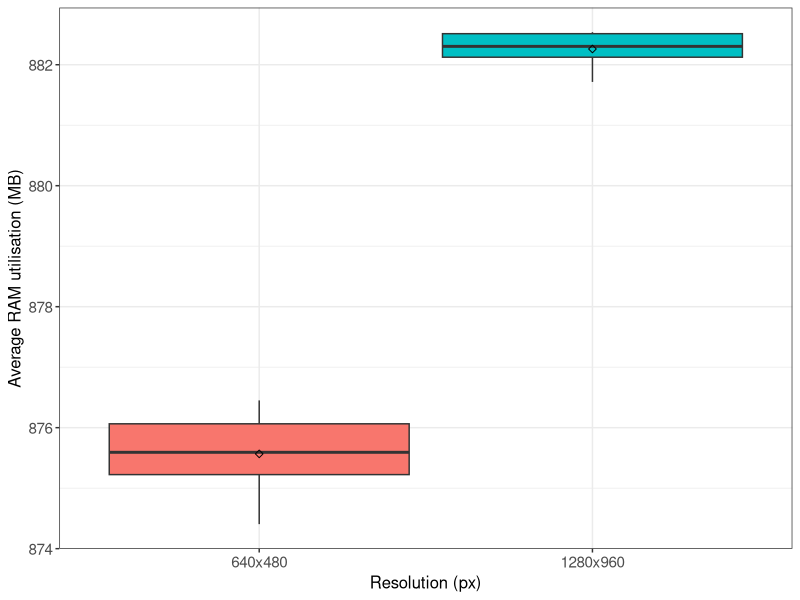
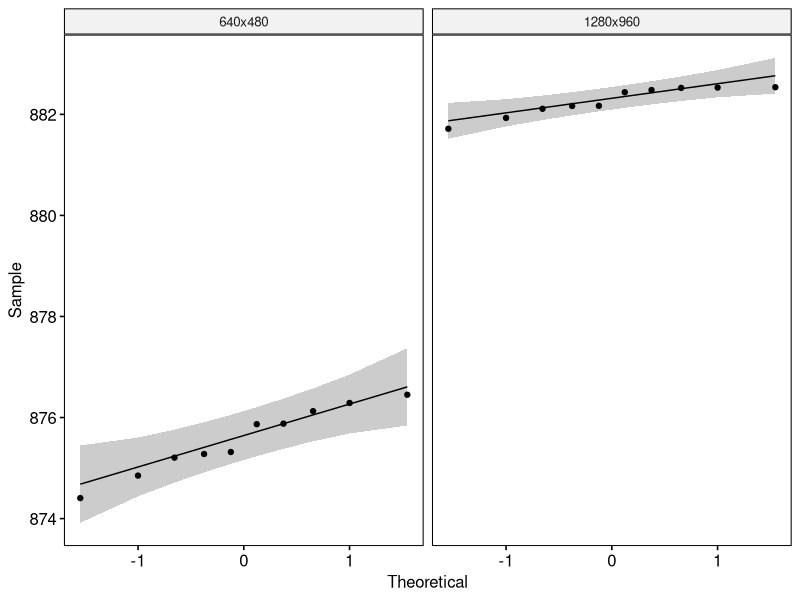

R code for these plots, in order:
## ---- chunk 1
if (!require('tidyverse')) install.packages('tidyverse', dependencies = TRUE); library('tidyverse')
if (!require('ggpubr')) install.packages('ggpubr', dependencies = TRUE); library('ggpubr')
if (!require('rstatix')) install.packages('rstatix', dependencies = TRUE); library('rstatix')
if (!require('ggplot2')) install.packages('ggplot2', dependencies = TRUE); library('ggplot2')
## ---- chunk 2
data <- read.csv(file = '../../raw_data/test_resolution/run_table.csv')
data$avg_memory_util <- data$avg_memory_util / 1000000
data <- subset(data, select = c(X__run_id, resolution, avg_memory_util))
data$resolution <- factor(data$resolution, levels = c("640x480", "1280x960"))
data$avg_memory_util <- as.numeric(data$avg_memory_util)
## ---- chunk 3
data %>%
  group_by(resolution) %>%
  get_summary_stats(avg_memory_util, type = "mean_sd")
## ---- chunk 4
#pdf(file = "../../figures/resolution_effect/ram-utilisation.pdf")

ggplot(data, aes(x = resolution, y = avg_memory_util, fill = resolution)) +
  theme_bw() + 
  geom_boxplot(width = 0.9, outlier.size = 0.5) + 
  stat_summary(fun = mean, color = 'black', geom = 'point', shape = 5, size = 1.5) +
  labs(x = "Resolution (px)", y = "Average RAM utilisation (MB)") +
  theme(legend.position = 'none') +
  theme(
    axis.title.x = element_text(size = 12, family = 'sans'),
    axis.title.y = element_text(size = 12, family = 'sans'),
    axis.text.x = element_text(size = 11, family = 'sans'),
    axis.text.y = element_text(size = 11, family = 'sans')
  )

#dev.off()
## ---- chunk 5
data %>% 
  group_by(resolution) %>%
  identify_outliers(avg_memory_util)
## ---- chunk 6
ggqqplot(data, x = "avg_memory_util", facet.by = "resolution")
## ---- chunk 7
data %>%
  group_by(resolution) %>%
  shapiro_test(avg_memory_util)
## ---- chunk 8
data %>%
  t_test(avg_memory_util ~ resolution) %>%
  add_significance()
## ---- chunk 9
data %>%
  cohens_d(avg_memory_util ~ resolution)
